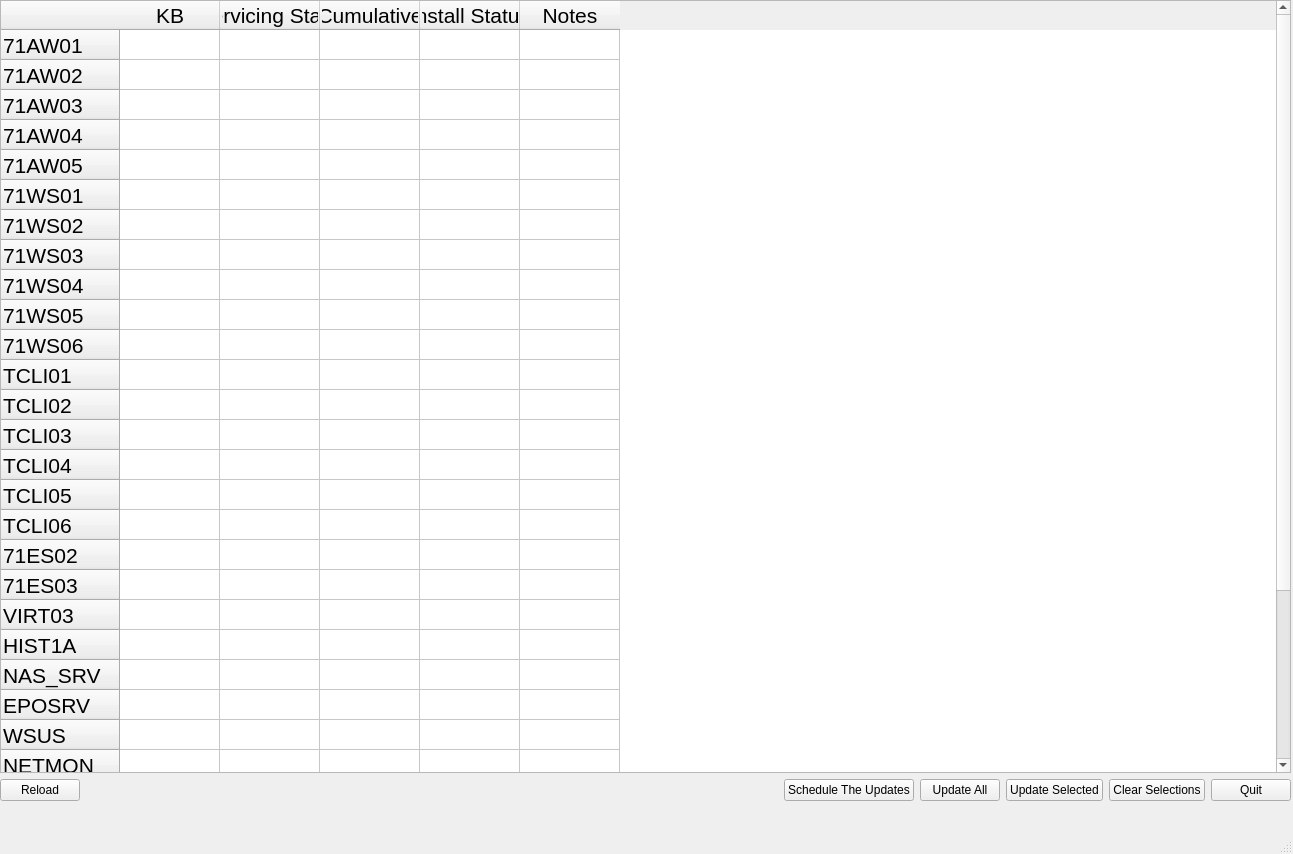
<?xml version="1.0" encoding="UTF-8"?>
<ui version="4.0">
 <class>MainWindow</class>
 <widget class="QMainWindow" name="MainWindow">
  <property name="geometry">
   <rect>
    <x>0</x>
    <y>0</y>
    <width>1293</width>
    <height>854</height>
   </rect>
  </property>
  <property name="windowTitle">
   <string>MainWindow</string>
  </property>
  <widget class="QWidget" name="centralwidget">
   <widget class="QWidget" name="">
    <property name="geometry">
     <rect>
      <x>0</x>
      <y>0</y>
      <width>1291</width>
      <height>801</height>
     </rect>
    </property>
    <layout class="QGridLayout" name="gridLayout">
     <item row="1" column="0">
      <widget class="QPushButton" name="Reload">
       <property name="text">
        <string>Reload</string>
       </property>
      </widget>
     </item>
     <item row="1" column="1">
      <spacer name="horizontalSpacer">
       <property name="orientation">
        <enum>Qt::Horizontal</enum>
       </property>
       <property name="sizeHint" stdset="0">
        <size>
         <width>40</width>
         <height>20</height>
        </size>
       </property>
      </spacer>
     </item>
     <item row="0" column="0" colspan="7">
      <widget class="QTableWidget" name="Table">
       <property name="font">
        <font>
         <pointsize>16</pointsize>
        </font>
       </property>
       <property name="cursor" stdset="0">
        <cursorShape>ArrowCursor</cursorShape>
       </property>
       <property name="editTriggers">
        <set>QAbstractItemView::NoEditTriggers</set>
       </property>
       <attribute name="horizontalHeaderCascadingSectionResizes">
        <bool>false</bool>
       </attribute>
       <attribute name="horizontalHeaderStretchLastSection">
        <bool>false</bool>
       </attribute>
       <attribute name="verticalHeaderCascadingSectionResizes">
        <bool>false</bool>
       </attribute>
       <row>
        <property name="text">
         <string>71AW01</string>
        </property>
       </row>
       <row>
        <property name="text">
         <string>71AW02</string>
        </property>
       </row>
       <row>
        <property name="text">
         <string>71AW03</string>
        </property>
       </row>
       <row>
        <property name="text">
         <string>71AW04</string>
        </property>
       </row>
       <row>
        <property name="text">
         <string>71AW05</string>
        </property>
       </row>
       <row>
        <property name="text">
         <string>71WS01</string>
        </property>
       </row>
       <row>
        <property name="text">
         <string>71WS02</string>
        </property>
       </row>
       <row>
        <property name="text">
         <string>71WS03</string>
        </property>
       </row>
       <row>
        <property name="text">
         <string>71WS04</string>
        </property>
       </row>
       <row>
        <property name="text">
         <string>71WS05</string>
        </property>
       </row>
       <row>
        <property name="text">
         <string>71WS06</string>
        </property>
       </row>
       <row>
        <property name="text">
         <string>TCLI01</string>
        </property>
       </row>
       <row>
        <property name="text">
         <string>TCLI02</string>
        </property>
       </row>
       <row>
        <property name="text">
         <string>TCLI03</string>
        </property>
       </row>
       <row>
        <property name="text">
         <string>TCLI04</string>
        </property>
       </row>
       <row>
        <property name="text">
         <string>TCLI05</string>
        </property>
       </row>
       <row>
        <property name="text">
         <string>TCLI06</string>
        </property>
       </row>
       <row>
        <property name="text">
         <string>71ES02</string>
        </property>
       </row>
       <row>
        <property name="text">
         <string>71ES03</string>
        </property>
       </row>
       <row>
        <property name="text">
         <string>VIRT03</string>
        </property>
       </row>
       <row>
        <property name="text">
         <string>HIST1A</string>
        </property>
       </row>
       <row>
        <property name="text">
         <string>NAS_SRV</string>
        </property>
       </row>
       <row>
        <property name="text">
         <string>EPOSRV</string>
        </property>
       </row>
       <row>
        <property name="text">
         <string>WSUS</string>
        </property>
       </row>
       <row>
        <property name="text">
         <string>NETMON</string>
        </property>
       </row>
       <row>
        <property name="text">
         <string>PI_MAG</string>
        </property>
       </row>
       <row>
        <property name="text">
         <string>PIMAG_IN</string>
        </property>
       </row>
       <row>
        <property name="text">
         <string>SYSADV</string>
        </property>
       </row>
       <row>
        <property name="text">
         <string>AUTOSAVE</string>
        </property>
       </row>
       <row>
        <property name="text">
         <string>PRIMDC</string>
        </property>
       </row>
       <row>
        <property name="text">
         <string>SECNDC</string>
        </property>
       </row>
       <column>
        <property name="text">
         <string>KB</string>
        </property>
       </column>
       <column>
        <property name="text">
         <string>Servicing Stack</string>
        </property>
       </column>
       <column>
        <property name="text">
         <string>Cumulative</string>
        </property>
       </column>
       <column>
        <property name="text">
         <string>Install Status</string>
        </property>
       </column>
       <column>
        <property name="text">
         <string>Notes</string>
        </property>
       </column>
      </widget>
     </item>
     <item row="1" column="2">
      <widget class="QPushButton" name="Test">
       <property name="text">
        <string>Schedule The Updates</string>
       </property>
      </widget>
     </item>
     <item row="1" column="4">
      <widget class="QPushButton" name="UpdateSelected">
       <property name="text">
        <string>Update Selected</string>
       </property>
      </widget>
     </item>
     <item row="1" column="3">
      <widget class="QPushButton" name="UpdateAll">
       <property name="text">
        <string>Update All</string>
       </property>
      </widget>
     </item>
     <item row="1" column="5">
      <widget class="QPushButton" name="ClearSelections">
       <property name="text">
        <string>Clear Selections</string>
       </property>
      </widget>
     </item>
     <item row="1" column="6">
      <widget class="QPushButton" name="Quit">
       <property name="text">
        <string>Quit</string>
       </property>
      </widget>
     </item>
    </layout>
   </widget>
  </widget>
  <widget class="QMenuBar" name="menubar">
   <property name="geometry">
    <rect>
     <x>0</x>
     <y>0</y>
     <width>1293</width>
     <height>22</height>
    </rect>
   </property>
  </widget>
  <widget class="QStatusBar" name="statusbar"/>
 </widget>
 <resources/>
 <connections/>
</ui>
